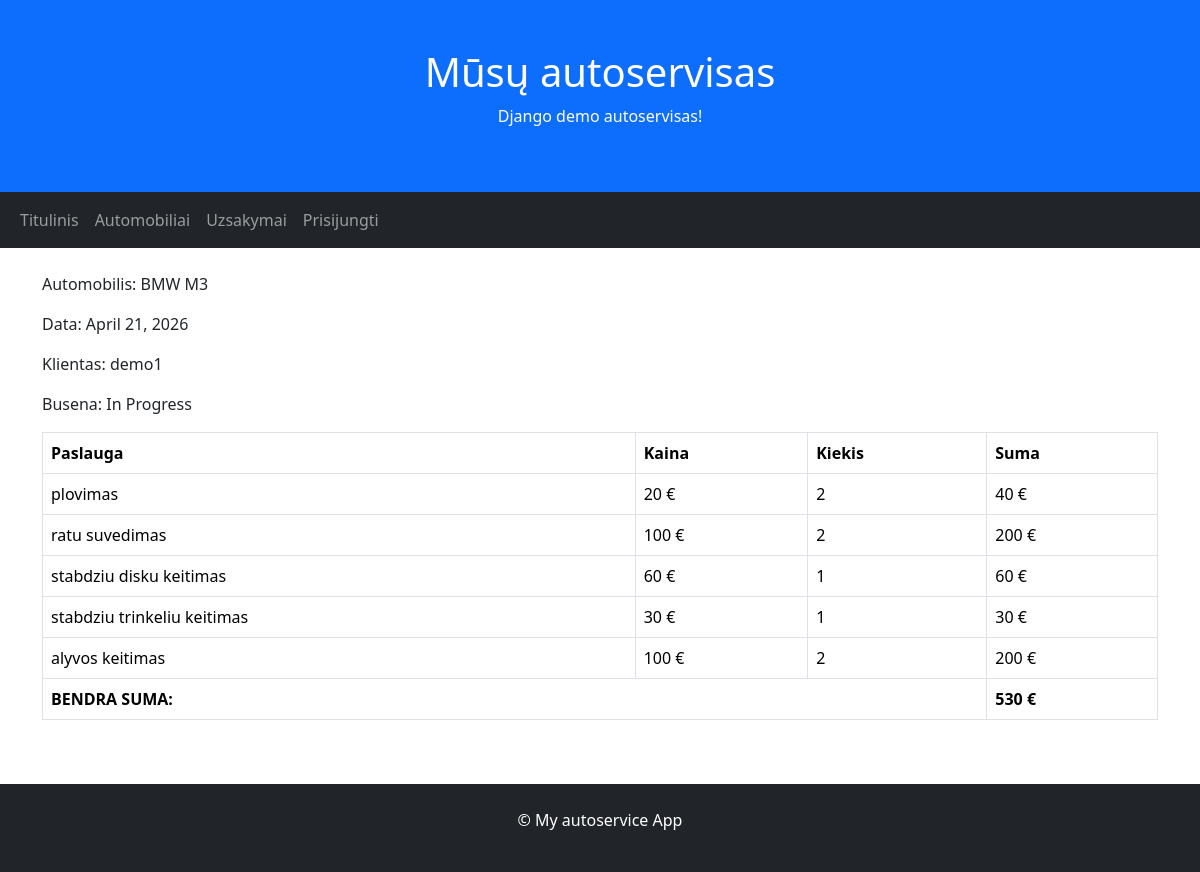
The app's page /orders/1/ with its own data.
### autoservice/models.py (models this page shows, shortened)
class Order(models.Model):
    date = models.DateField(auto_now_add=True)
    car = models.ForeignKey(to="Car", on_delete=models.CASCADE)
    client = models.ForeignKey(to=User, on_delete=models.CASCADE)
    deadline = models.DateTimeField(null=True, blank=True)
    STATUS_CHOICES = [
        ('a', 'Administered'),
        ('k', 'Cancelled'),
        ('i', 'In Progress'),
        ('c', 'Completed'),
    ]
    status = models.CharField(choices=STATUS_CHOICES, default='a')
    def total(self):
        lines = self.lines.all()
        total = 0
        for line in lines:
            total += line.service.price * line.quantity
        return total

class Car(models.Model):
    make = models.CharField()
    model = models.CharField()
    license_plate = models.CharField()
    vin_code = models.CharField()
    client_name = models.CharField()
    def __str__(self):
        return f"{self.make} {self.model}"

class OrderLine(models.Model):
    order = models.ForeignKey(to="Order", on_delete=models.CASCADE, related_name='lines')
    service = models.ForeignKey(to="Service", on_delete=models.SET_NULL, null=True, blank=True)
    quantity = models.IntegerField(default=1)
    def line_sum(self):
        return self.service.price * self.quantity

class Service(models.Model):
    name = models.CharField()
    price = models.IntegerField()

### autoservice/views.py (the view)
# urls.py: path('orders/<int:pk>/', views.OrderDetailView.as_view(), name="order"),
class OrderDetailView(generic.DetailView):
    model = Order
    template_name = "order.html"
    context_object_name = "order"

### autoservice/templates/order.html (shortened to what this page needs)
{% extends 'base.html' %}
{% block content %}
<p>Automobilis: {{ order.car }}</p>
<p>Data: {{ order.date }}</p>
<p>Klientas: {{ order.client }}</p>
<p>Busena: {{ order.get_status_display }}</p>
<table class="table table-bordered">
    <thead>
        <tr>
            <th>Paslauga</th>
            <th>Kaina</th>
            <th>Kiekis</th>
            <th>Suma</th>
        </tr>
    </thead>
    <tbody>
        {% for line in order.lines.all %}
            <tr>
                <td>{{ line.service.name }}</td>
                <td>{{ line.service.price }} €</td>
                <td>{{ line.quantity }}</td>
                <td>{{ line.line_sum }} €</td>
            </tr>
        {% endfor %}
        <tr>
            <th colspan="3">BENDRA SUMA:</th>
            <th>{{ order.total }} €</th>
        </tr>
    </tbody>
</table>
{% endblock %}

### autoservice/templates/base.html (shortened to what this page needs)
<!DOCTYPE html>
<html lang="en">
<head>
    <link href="https://cdn.jsdelivr.net/npm/bootstrap@5.3.2/dist/css/bootstrap.min.css" rel="stylesheet">
    {% load static %}
</head>
<body>
<div class="p-5 bg-primary text-white text-center">
    <h1>Mūsų autoservisas</h1>
    <p>Django demo autoservisas!</p>
</div>
<nav class="navbar navbar-expand-sm bg-dark navbar-dark">
    <div class="container-fluid">
        <div class="collapse navbar-collapse" id="mynavbar">
        <ul class="navbar-nav me-auto">
            <li class="nav-item">
                <a class="nav-link" href="{% url 'index' %}">Titulinis</a>
            </li>
                        <li class="nav-item">
                <a class="nav-link" href="{% url 'cars' %}">Automobiliai</a>
            </li>
            <li class="nav-item">
                <a class="nav-link" href="{% url 'orders' %}">Uzsakymai</a>
            </li>
            {% if user.is_authenticated %}
            <li class="nav-item"><a class="nav-link" href="#">
              <svg class="bi bi-person" width="1.5em" height="1.5em" viewBox="0 0 16 16" fill="currentColor" xmlns="http://www.w3.org/2000/svg">
                <path fill-rule="evenodd" d="M13 14s1 0 1-1-1-4-6-4-6 3-6 4 1 1 1 1h10zm-9.995-.944v-.002.002zM3.022 13h9.956a.274.274 0 00.014-.002l.008-.002c-.001-.246-.154-.986-.832-1.664C11.516 10.68 10.289 10 8 10c-2.29 0-3.516.68-4.168 1.332-.678.678-.83 1.418-.832 1.664a1.05 1.05 0 00.022.004zm9.974.056v-.002.002zM8 7a2 2 0 100-4 2 2 0 000 4zm3-2a3 3 0 11-6 0 3 3 0 016 0z" clip-rule="evenodd"/>
              </svg>
            {{ user.get_username }}</a></li>
            <li class="nav-item">
                <form method="post" action="{% url 'logout' %}">
                    {% csrf_token %}
                    <button class="nav-link" type="submit">Atsijungti</button>
                </form>
            </li>
          {% else %}
            <li class="nav-item"><a class="nav-link" href="{% url 'login'%}">Prisijungti</a></li>
          {% endif %}
        </ul>
        </div>
    </div>
</nav>
<div class="container mt-4">
    <div class="row">
        <div class="col-sm">
            {% block content %}{% endblock %}
        </div>
    </div>
</div>
<div class="mt-5 p-4 bg-dark text-white text-center">
    <p>© My autoservice App</p>
</div>
</body>
</html>

### records on screen
Order: car "BMW M3", date "April 21, 2026", client "demo1", status "In Progress", total "530"
OrderLine: service.name "plovimas", service.price "20", quantity "2", line_sum "40"
OrderLine: service.name "ratu suvedimas", service.price "100", quantity "2", line_sum "200"
OrderLine: service.name "stabdziu disku keitimas", service.price "60", quantity "1", line_sum "60"
OrderLine: service.name "stabdziu trinkeliu keitimas", service.price "30", quantity "1", line_sum "30"
OrderLine: service.name "alyvos keitimas", service.price "100", quantity "2", line_sum "200"
